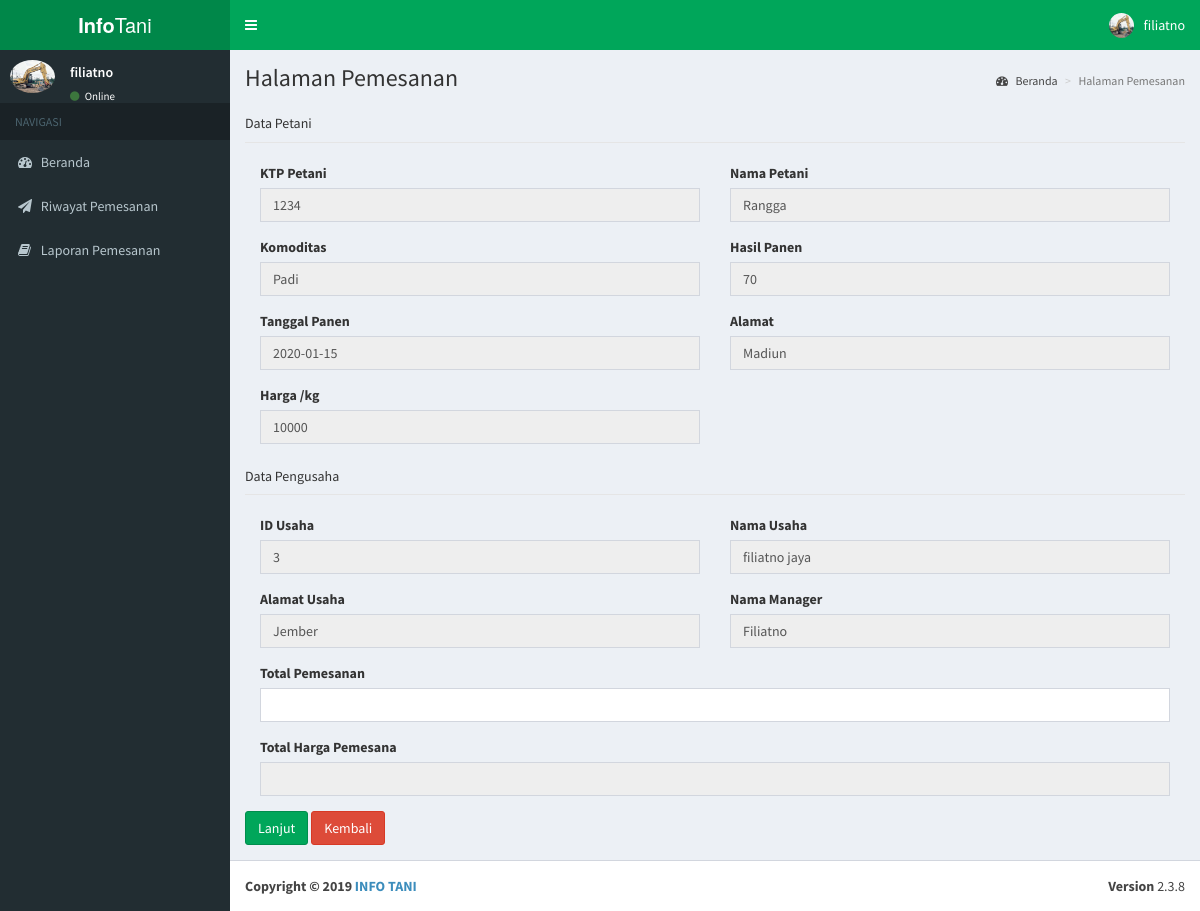
The page /Pages/pengusaha/pemesanan.php?id=3&tgl=2020-01-13 (signed in) on the database its author committed.
### tables this page shows
CREATE TABLE `perusahaan` (
  `ID_PERUSAHAAN` int(11) NOT NULL,
  `USERNAME` varchar(20) NOT NULL,
  `PASSWORD` varchar(255) NOT NULL,
  `SIUP` varchar(18) NOT NULL,
  `LOGO` varchar(18) NOT NULL,
  `NAMA_PERUSAHAAN` varchar(30) NOT NULL,
  `EMAIL` varchar(40) NOT NULL,
  `ALAMAT_PERUSAHAAN` varchar(40) NOT NULL,
  `NO_TELP_PERUSAHAAN` varchar(16) NOT NULL,
  `NAMA_MANAGER` varchar(20) NOT NULL,
  `ID_LEVEL` int(11) NOT NULL
);

CREATE TABLE `panen` (
  `ID_PANEN` int(11) NOT NULL,
  `KTP` varchar(16) NOT NULL,
  `KOMODITAS` int(11) NOT NULL,
  `TGL_PANEN` date NOT NULL,
  `HASIL` int(11) NOT NULL,
  `HARGA` int(6) NOT NULL,
  `STATUS_PANEN` varchar(5) NOT NULL
);

CREATE TABLE `petani` (
  `KTP` varchar(16) NOT NULL,
  `ID_KECAMATAN` int(11) DEFAULT NULL,
  `ID_KOMODITAS` int(11) DEFAULT NULL,
  `ID_USER` int(11) DEFAULT NULL,
  `ID_STATUS` int(11) NOT NULL,
  `NAMA_PETANI` varchar(30) DEFAULT NULL,
  `ALAMAT_PETANI` varchar(30) DEFAULT NULL,
  `LUAS_SAWAH` float DEFAULT NULL,
  `ALAMAT_SAWAH` varchar(30) DEFAULT NULL,
  `TANAM` date DEFAULT NULL,
  `PANEN` date DEFAULT NULL,
  `NO_HP` varchar(15) DEFAULT NULL
);

CREATE TABLE `komoditas` (
  `ID_KOMODITAS` int(11) NOT NULL,
  `NAMA_KOMODITAS` varchar(20) DEFAULT NULL
);

### controller/session.php (called while the page is built, shortened)
<?php
include "./koneksi.php";
$pengusaha=$_SESSION['ID_PERUSAHAAN'];
$sql2 = "select * from PERUSAHAAN where ID_PERUSAHAAN='$pengusaha'" ;
$ses_sql2=mysqli_query($koneksi, $sql2);
$row2 = mysqli_fetch_assoc($ses_sql2);
$nama_pengguna =$row2['NAMA_PERUSAHAAN'];
$gambar2 = $row2['LOGO'];
$nama_manager = $row2['NAMA_MANAGER'];
$alamat_usaha = $row2['ALAMAT_PERUSAHAAN'];
?>

### Pages/Pengusaha/pemesanan.php (the view, shortened to what this page needs)
<!DOCTYPE html>
<html>
<?php
        include "../_partials/head.php";
?>
<body class="hold-transition skin-green sidebar-mini">
<div class="wrapper">
    <?php
        include "../_partials/headerusaha.php";
    ?>
  <aside class="main-sidebar">
    <?php
        include "../_partials/sidebarusaha.php";
    ?>
  </aside>
  <div class="content-wrapper">
    <section class="content-header">
      <h1>
        Halaman Pemesanan
      </h1>
      <ol class="breadcrumb">
        <li><a href="#"><i class="fa fa-dashboard"></i> Beranda</a></li>
        <li class="active">Halaman Pemesanan</li>
      </ol>
    </section>
    <section class="content">
      <div class="row">
        <div class="col-lg-12">
          <form action="../../controller/Pengusaha/Pemesanan.php" method="post">
          <?php
            if(isset($_GET['id'])) {
                $id = $_GET['id'];
                    $tgl = $_GET['tgl'];
                    $query_tampil = mysqli_query($koneksi, "SELECT * FROM panen
                    INNER JOIN petani on petani.KTP = panen.KTP
                    INNER JOIN komoditas on komoditas.ID_KOMODITAS = panen.KOMODITAS
                    INNER JOIN kecamatan on kecamatan.ID_KECAMATAN = petani.ID_KECAMATAN
                    where panen.ID_PANEN = '$id' and panen.TGL_PANEN = '$tgl'
                    and panen.HASIL !=0
                ") or die(mysqli_error($koneksi));
                  while($data = mysqli_fetch_array($query_tampil)) {
                  ?>
            <fieldset><legend><h5>Data Petani</h5></legend>
              <div class="form-row">
                <div class="form-group col-md-6">
                  <label for="inputEmail4">KTP Petani</label>
                  <input type="text" name="ktp" value="<?php echo $data['KTP']?>" class="form-control" readonly>
                </div>
                <div class="form-group col-md-6">
                  <label for="inputPassword4">Nama Petani</label>
                  <input type="text" name="namapetani" class="form-control" value="<?php echo $data['NAMA_PETANI']?>" readonly>
                </div>
              </div>
              <div class="form-row">
                <div class="form-group col-md-6">
                  <label for="inputEmail4">Komoditas</label>
                  <input type="text" name="komoditas" class="form-control" value="<?php echo $data['NAMA_KOMODITAS']?>" readonly>
                </div>
                <div class="form-group col-md-6">
                  <label for="inputPassword4">Hasil Panen</label>
                  <input type="text" name="hasil" class="form-control" value="<?php echo $data['HASIL']?>" readonly>
                </div>
              </div>
              <div class="form-row">
                <div class="form-group col-md-6">
                  <label for="inputEmail4">Tanggal Panen</label>
                  <input type="text" name="tglpanen" class="form-control" value="<?php echo $data['PANEN']?>" readonly>
                </div>
                <div class="form-group col-md-6">
                  <label for="inputPassword4">Alamat</label>
                  <input type="text" name="alamatpetani" class="form-control" value="<?php echo $data['ALAMAT_PETANI']?>"readonly>
                </div>
              </div>
              <div class="form-row">
                <div class="form-group col-md-6">
                  <label for="inputEmail4">Harga /kg</label>
                  <input type="text" id="harga" name="harga" class="form-control" readonly value="<?php echo $data['HARGA']?>" onkeyup="sum();">
                </div>
              </div>
</fieldset><?php } }?>
            <fieldset><legend><h5>Data Pengusaha</h5></legend></fieldset>
              <div class="form-row">
                <div class="form-group col-md-6">
                  <label for="inputEmail4">ID Usaha</label>
                  <input type="text" value="<?php echo $pengusaha;?>" name="idperusahaan" class="form-control" readonly>
                </div>
                <div class="form-group col-md-6">
                  <label for="inputPassword4">Nama Usaha</label>
                  <input type="text" name="namapengusaha" value="<?php echo $nama_pengguna;?>" class="form-control" readonly>
                </div>
              </div>
              <div class="form-row">
                <div class="form-group col-md-6">
                  <label for="inputEmail4">Alamat Usaha</label>
                  <input type="text" name="alamatpengusaha" value="<?php echo $alamat_usaha;?>" class="form-control" readonly>
                </div>
                <div class="form-group col-md-6">
                  <label for="inputPassword4">Nama Manager</label>
                  <input type="text" name="namamanager" value="<?php echo $nama_manager;?>" class="form-control" readonly>
                </div>
              </div>
              <div class="form-group col-md-12">
                <label for="inputPassword4">Total Pemesanan</label>
                <input type="text" id="jmlpesan" name="jmlpesan" class="form-control" onkeyup="sum();" onkeypress="return hanyaAngka(event)">
              </div>
              <div class="form-row">
                <div class="form-group col-md-12">
                  <label for="inputCity">Total Harga Pemesana</label>
                  <input type="text" name="total" id="total" class="form-control" readonly>
                </div>
              </div>
              <button type="button" class="btn btn-success" data-toggle="modal" data-target="#modalPush">Lanjut</button>
              <a href="../frontend/cariHasil.php" class="btn btn-danger" value="Kembali">Kembali</a>
            </form>
        </div>
    </section>
  </div>
    <?php
        include "../_partials/footer.php";
    ?>
</div>
</body>
</html>

### Pages/_partials/headerusaha.php (shortened to what this page needs)
<?php
    require_once "../../controller/koneksi.php";
    include "../../controller/session.php";
      ?>
<header class="main-header">
  <a href="../frontend/index.php" class="logo">
    <span class="logo-lg"><b>Info</b>Tani</span>
  </a>
  <nav class="navbar navbar-static-top">
    <a href="#" class="sidebar-toggle" data-toggle="offcanvas" role="button">
    </a>
    <div class="navbar-custom-menu">
      <ul class="nav navbar-nav">
        <li class="dropdown user user-menu">
          <a href="#" class="dropdown-toggle" data-toggle="dropdown">
            <img src="../../img/pengusaha/user/<?php echo $gambar2;?>" class="user-image" alt="User Image">
            <span class="hidden-xs"><?php echo $_SESSION['USERNAME'] ?></span>
          </a>
        </li>
      </ul>
    </div>
  </nav>
</header>

### Pages/_partials/sidebarusaha.php (shortened to what this page needs)
<section class="sidebar">
  <div class="user-panel">
    <div class="pull-left image">
      <img src="../../img/pengusaha/user/<?php echo $gambar2;?>" class="img-circle" alt="User Image">
    </div>
    <div class="pull-left info">
      <p><?php echo $_SESSION['USERNAME'] ?></p>
      <a href="#"><i class="fa fa-circle text-success"></i> Online</a>
    </div>
  </div>
  <ul class="sidebar-menu">
    <li class="header">NAVIGASI</li>
    <li class="treeview">
      <a href="./index.php">
        <i class="fa fa-dashboard"></i> <span>Beranda</span>
      </a>
    </li>
    <li class="treeview">
      <a href="./Riwayat.php">
        <i class="fa fa-send"></i> <span>Riwayat Pemesanan</span>
      </a>
    </li>
    <li class="treeview">
      <a href="./viewlaporan.php">
        <i class="fa fa-book"></i> <span>Laporan Pemesanan</span>
      </a>
    </li>
  </ul>
  </section>

### rows shown on the page
perusahaan: LOGO (picture), namapengusaha "filiatno jaya", alamatpengusaha "Jember", namamanager "Filiatno"
panen: ktp "1234", namapetani "Rangga", komoditas "Padi", hasil "70", tglpanen "2020-01-15", alamatpetani "Madiun", harga "10000"

### other values the page prints
$_SESSION['USERNAME'] "filiatno"
